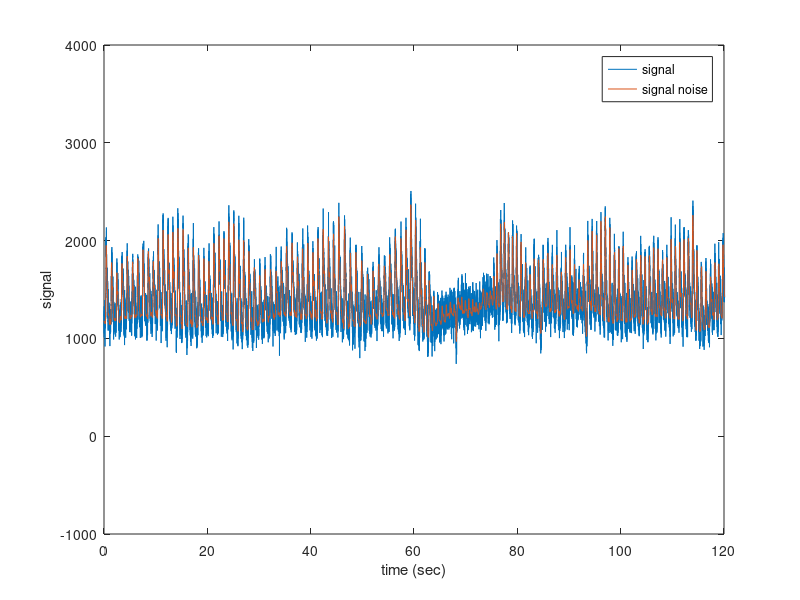

MATLAB code for this plot: (Note: this script raises an error after producing the figure.)
%% Algorithm 1: filtering for the detection of PPG, 
clear all
close all
clc

addpath(genpath('./functions'));
addpath(genpath('./signals'));

%% Signal and data definitions

signal = load('perfect_ppg.mat');
signal = signal.perfect_ppg;
time = load('time_perfect_ppg.mat');
time = time.time_perfect_ppg;
time = (time-time(1))*10^(-3);
Fs = 128; % sampling frequency


snr = -20;
EB_N0 = 1;
v_bbgc = 10^(-snr(EB_N0)/10);


% Generate original signal and a noisy version adding 
% a standard Gaussian white noise. 
signal_noise = signal+v_bbgc*randn(1,length(signal))';

figure, plot(time,signal_noise)
hold all
plot(time,signal), axis([0 120 -1000 4000])
xlabel('time (sec)')
ylabel('signal')
legend('signal','signal noise')

%% Bandpass filtering
Wn = 2*[0.5 3.5]/Fs;
[b1,a1] = butter(5,Wn,'bandpass');
Wn = 2*[0.5 3.5]/Fs;
[b2,a2] = cheby2(3,30,Wn,'bandpass');
signal_filt1 = filtfilt(b1,a1,signal_noise);
signal_filt2 = filtfilt(b2,a2,signal_noise);

figure,
pwelch(signal,[],[],[],Fs)
figure,
pwelch(signal_filt1,[],[],[],Fs)
figure,
pwelch(signal_filt2,[],[],[],Fs)

%% Detection of local peak per 10 sec

[ R1, ind_R1 ] = detection_peack( signal_filt1, Fs, time, 0, 0, 0.2);
[ R2, ind_R2 ] = detection_peack( signal_filt2, Fs, time, 0, 0, 0.2);

%% Pulse Detection
[ pulse_min1 ] = pulse_ppg( length(signal), 60, ind_R1, Fs);
[ pulse_min2 ] = pulse_ppg( length(signal), 60, ind_R2, Fs);
[ pulse1 ] = heart_rate(ind_R1);
[ pulse2 ] = heart_rate(ind_R2);

y_min = min(min(min(signal-mean(signal),signal_filt1),signal_filt2));
y_max = max(max(max(signal-mean(signal),signal_filt1),signal_filt2));

figure
plot(time/60,signal-mean(signal))
hold all
plot(time/60, signal_filt1)
plot(ind_R1/60,R1,'x','linewidth',2)
plot(time/60, signal_filt2)
plot(ind_R2/60,R2,'x','linewidth',2)
axis([0 time(end)/60 y_min y_max])
legend('signal','butter','Peack butter','cheby2','Peack cheby2')
xlabel('time in min')
ylabel('signal')
title('Peack detection of a PPG by using butter and cheby2 filter')

figure, 
plot(ind_R1(2:end),pulse1)
hold all
plot(ind_R2(2:end),pulse2)
legend('pulse butter','pulse cheby')
